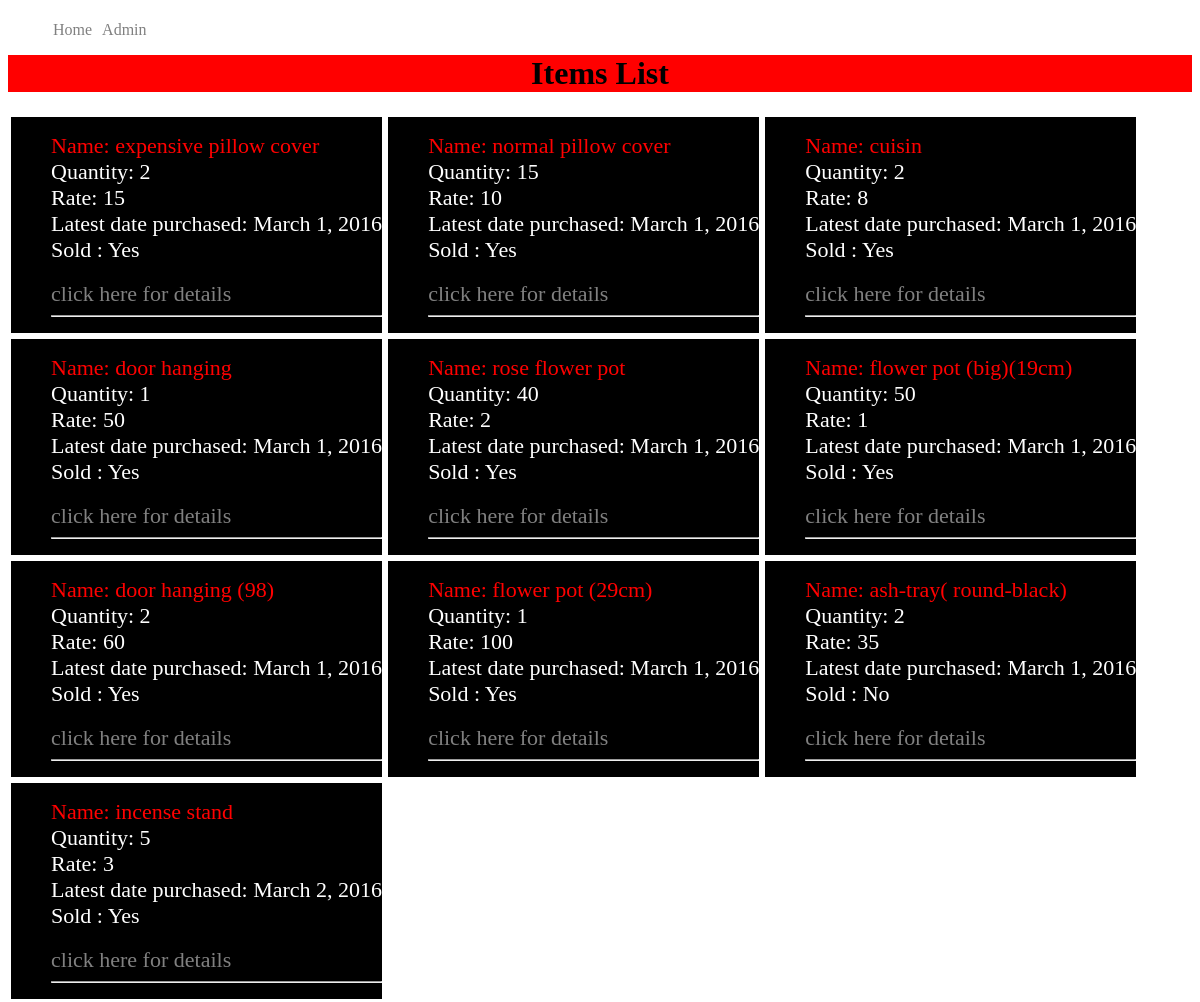
/buy/, run on the app's committed database.
### bought/models.py (models this page shows, shortened)
class item(models.Model):
    name = models.CharField(max_length = 60)
    quan = models.IntegerField('Quantity',default = 1)
    rate = models.IntegerField(default = 0)
    date = models.DateField('Bought In')
    status = models.BooleanField('Sold', default = False)

### bought/views.py (the view)
def index(request):
    list = item.objects.all()
    context ={
        'list': list,}
    return render(request, 'bought/index.html', context)

### bought/templates/bought/index.html (shortened to what this page needs)
{%include 'bought/base.html'%}
<br>
{% if list %}
<div style="text-align:center;background:red;">
    <h1 >Items List</h1>
    {% for item in list %}
<div class = 'view'>
<ul id = 'detail'>
    <li class ='item_name'>Name: {{item.name}}</li>
    <li>Quantity: {{item.quan}}</li>
    <li>Rate: {{item.rate}}</li>
    <li>Latest date purchased: {{item.date}}</li>
    <li>Sold : {%  if item.status == True %} Yes {% else %} No{%endif%}</li>
    <br>
    <li><a href="/buy/{{ item.id }}/" style="text-decoration:none;">click here for details</a></li>
    <hr>
</ul>
</div>
     {% endfor %}
{% else %}
    <p>No items are available.</p>
{% endif %}

### bought/templates/bought/base.html (style rules this page uses)
#detail li a { color:grey; }
#detail li { list-style:none; text-align:left; font-size : 22px; }
.view { text-align:justify; background-color:black; color:white; float:left; margin:3px; }
.item_name { text-decoration:bold; color : red; }

### data on the page
item: name "expensive pillow cover", quan "2", rate "15", date "March 1, 2016", status "Yes"
item: name "normal pillow cover", quan "15", rate "10", date "March 1, 2016", status "Yes"
item: name "cuisin", quan "2", rate "8", date "March 1, 2016", status "Yes"
item: name "door hanging", quan "1", rate "50", date "March 1, 2016", status "Yes"
item: name "rose flower pot", quan "40", rate "2", date "March 1, 2016", status "Yes"
item: name "flower pot (big)(19cm)", quan "50", rate "1", date "March 1, 2016", status "Yes"
item: name "door hanging (98)", quan "2", rate "60", date "March 1, 2016", status "Yes"
item: name "flower pot (29cm)", quan "1", rate "100", date "March 1, 2016", status "Yes"
item: name "ash-tray( round-black)", quan "2", rate "35", date "March 1, 2016", status "No"
item: name "incense stand", quan "5", rate "3", date "March 2, 2016", status "Yes"
